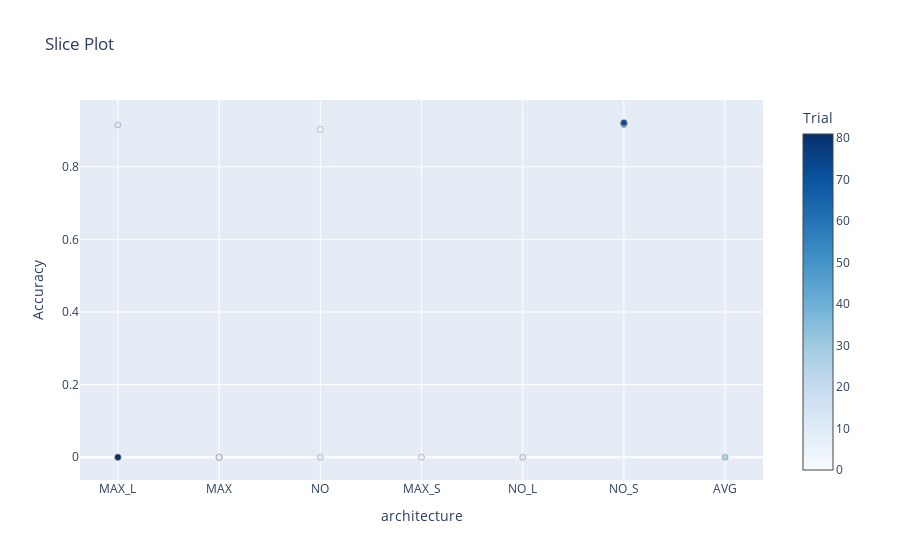

Notebook code for this chart:
### Markdown cell above
#### Best Model Architecture

### Code cell
best_params = study.best_params
print('===--- Best Hyperparameter ---===\n')
print('\n'.join([f'  {k}: \t{v}' for k, v in best_params.items()]))
fig = optuna.visualization.plot_slice(study, params=['architecture'], target_name='Accuracy')
fig.show()

### Figure 1 — Plotly figure (JSON) as saved in the notebook; plotly's stock layout.template omitted (floating-point values rounded to 4 significant figures)
{"data": [{"marker": {"color": [0, 2, 3, 4, 5, 6, 7, 9, 10, 12, 15, 16, 18, 21, 23, 26, 33, 48, 72, 81], "colorbar": {"title": {"text": "Trial"}, "x": 1, "xpad": 40}, "colorscale": [[0, "rgb(247,251,255)"], [0.125, "rgb(222,235,247)"], [0.25, "rgb(198,219,239)"], [0.375, "rgb(158,202,225)"], [0.5, "rgb(107,174,214)"], [0.625, "rgb(66,146,198)"], [0.75, "rgb(33,113,181)"], [0.875, "rgb(8,81,156)"], [1, "rgb(8,48,107)"]], "line": {"color": "Grey", "width": 0.5}}, "mode": "markers", "showlegend": false, "type": "scatter", "x": ["MAX_L", "MAX", "NO", "MAX", "MAX_L", "MAX_S", "MAX", "NO", "NO_L", "MAX_L", "NO_S", "NO_S", "NO_S", "NO_S", "NO_S", "AVG", "NO_S", "MAX_L", "NO_S", "MAX_L"], "y": [0, 0, 0.903, 0, 0, 0, 0, 0, 0, 0.9153, 0.9168, 0.9168, 0.9171, 0.9212, 0.9191, 0, 0.9196, 0, 0.9211, 0]}], "layout": {"title": {"text": "Slice Plot"}, "xaxis": {"title": {"text": "architecture"}}, "yaxis": {"title": {"text": "Accuracy"}}}}
